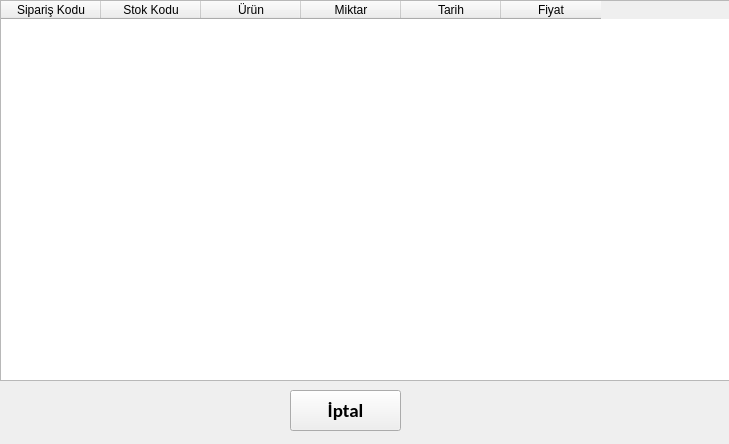
<?xml version="1.0" encoding="UTF-8"?>
<ui version="4.0">
 <class>Form</class>
 <widget class="QWidget" name="Form">
  <property name="geometry">
   <rect>
    <x>0</x>
    <y>0</y>
    <width>729</width>
    <height>444</height>
   </rect>
  </property>
  <property name="windowTitle">
   <string>Siparis İptal</string>
  </property>
  <widget class="QTableWidget" name="tablo">
   <property name="geometry">
    <rect>
     <x>0</x>
     <y>0</y>
     <width>731</width>
     <height>381</height>
    </rect>
   </property>
   <column>
    <property name="text">
     <string>Sipariş Kodu</string>
    </property>
   </column>
   <column>
    <property name="text">
     <string>Stok Kodu</string>
    </property>
   </column>
   <column>
    <property name="text">
     <string>Ürün</string>
    </property>
   </column>
   <column>
    <property name="text">
     <string>Miktar</string>
    </property>
   </column>
   <column>
    <property name="text">
     <string>Tarih</string>
    </property>
   </column>
   <column>
    <property name="text">
     <string>Fiyat</string>
    </property>
   </column>
  </widget>
  <widget class="QPushButton" name="iptalButon">
   <property name="geometry">
    <rect>
     <x>290</x>
     <y>390</y>
     <width>111</width>
     <height>41</height>
    </rect>
   </property>
   <property name="font">
    <font>
     <family>Calibri</family>
     <pointsize>14</pointsize>
     <weight>75</weight>
     <bold>true</bold>
    </font>
   </property>
   <property name="text">
    <string>İptal</string>
   </property>
  </widget>
 </widget>
 <resources/>
 <connections/>
</ui>
